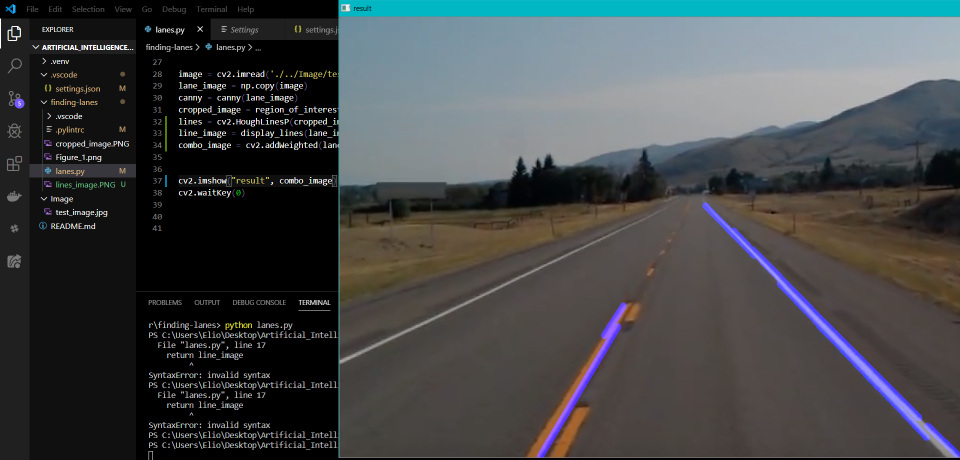
#> input picture finding-lanes/combo_image.PNG, 1920 x 920 px, given in place of test2.mp4, which was not available (shown at 1/2 size)
$ python lanes.py
#> lines starting #> are read from the running program, lines starting #| are printed output that depends on the picture; after the words box and inside, x2 and y2 are one past the last pixel; in counts of white or black regions, pixels touching at a corner belong together; pictures that were not available may be replaced by others from this repository, and a replacement may not be noted
#> further down, frame is the input picture: shape (920, 1920, 3); mean B, G, R 71.4, 70.1, 66.4
import cv2
import numpy as np

def make_points(image, line):
    slope, intercept = line
    y1 = int(image.shape[0])# bottom of the image
    y2 = int(y1*3/5)         # slightly lower than the middle
    x1 = int((y1 - intercept)/slope)
    x2 = int((y2 - intercept)/slope)
    return [[x1, y1, x2, y2]]

def average_slope_intercept(image, lines):
    left_fit    = []
    right_fit   = []
    if lines is None:
        return None
    for line in lines:
        for x1, y1, x2, y2 in line:
            fit = np.polyfit((x1,x2), (y1,y2), 1)
            slope = fit[0]
            intercept = fit[1]
            if slope < 0: # y is reversed in image
                left_fit.append((slope, intercept))
            else:
                right_fit.append((slope, intercept))
    # add more weight to longer lines
    left_fit_average  = np.average(left_fit, axis=0)
    right_fit_average = np.average(right_fit, axis=0)
    left_line  = make_points(image, left_fit_average)
    right_line = make_points(image, right_fit_average)
    averaged_lines = [left_line, right_line]
    return averaged_lines

def canny(img):
    gray = cv2.cvtColor(img, cv2.COLOR_RGB2GRAY)
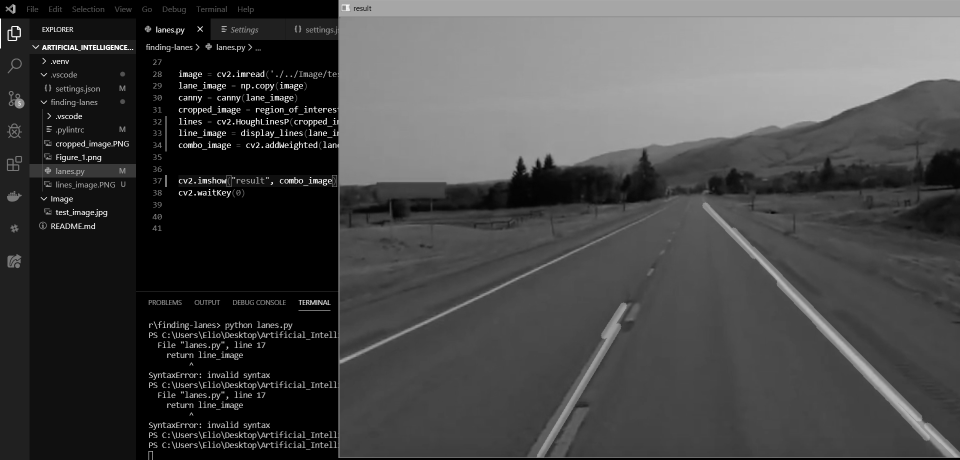
#> gray: shape (920, 1920) (shown at 1/2 size); min 0, max 255, mean 70
    kernel = 5
    blur = cv2.GaussianBlur(gray,(kernel, kernel),0)
    canny = cv2.Canny(gray, 50, 150)
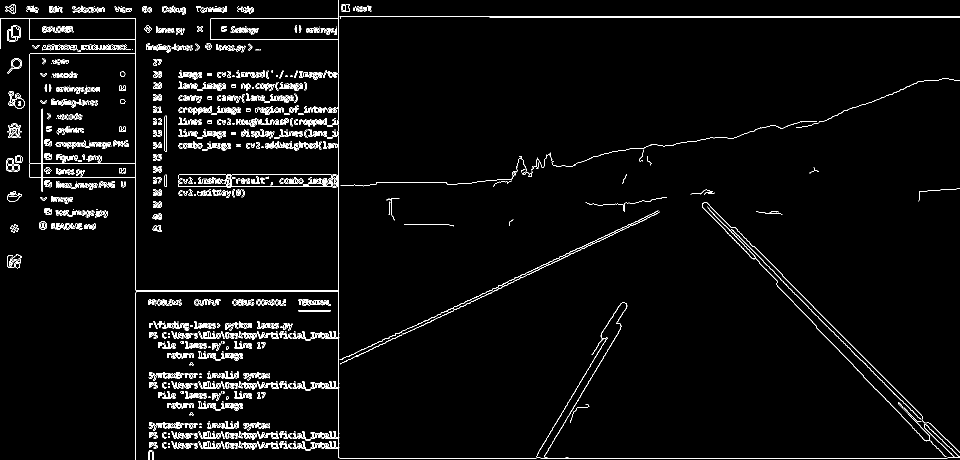
#> canny: shape (920, 1920) (shown at 1/2 size); 3.2% white in thin lines or dots
    return canny

def display_lines(img,lines):
    line_image = np.zeros_like(img)
    if lines is not None:
        for line in lines:
            for x1, y1, x2, y2 in line:
                cv2.line(line_image,(x1,y1),(x2,y2),(255,0,0),10)
    return line_image

def region_of_interest(canny):
    height = canny.shape[0]
#> height = 920
    width = canny.shape[1]
#> width = 1920
    mask = np.zeros_like(canny)

    triangle = np.array([[
    (200, height),
    (550, 250),
    (1100, height),]], np.int32)
#> triangle = [[200, 920], [550, 250], [1100, 920]]

    cv2.fillPoly(mask, triangle, 255)
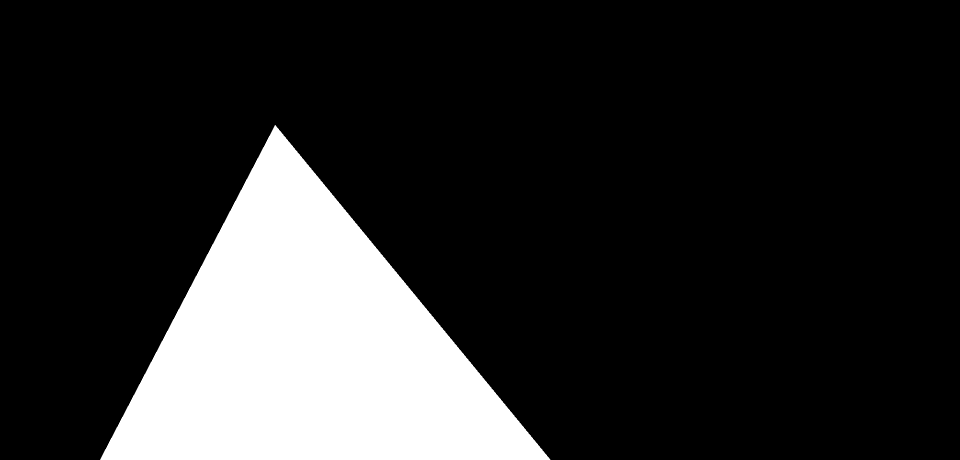
#> mask: shape (920, 1920) (shown at 1/2 size); 17.1% white; 1 white region, box (x1, y1, x2, y2) and area: (200, 250, 1101, 920) 302170
    masked_image = cv2.bitwise_and(canny, mask)
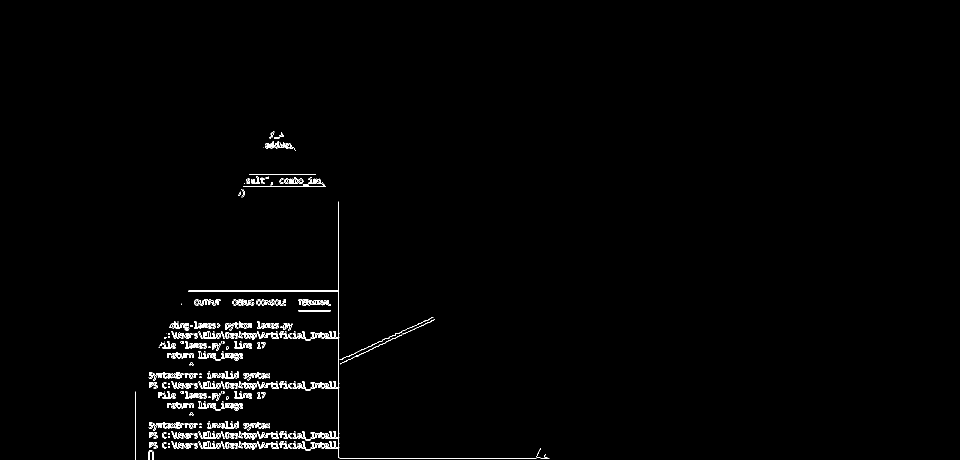
#> masked_image: shape (920, 1920) (shown at 1/2 size); 1% white in thin lines or dots, all inside (x1, y1, x2, y2) = (271, 263, 1099, 920)
    return masked_image


# [8 lines of commented-out code are left out]

cap = cv2.VideoCapture("test2.mp4")
while(cap.isOpened()):
    _, frame = cap.read()
    canny_image = canny(frame)
    cropped_canny = region_of_interest(canny_image)
    lines = cv2.HoughLinesP(cropped_canny, 2, np.pi/180, 100, np.array([]), minLineLength=40,maxLineGap=5)
#> lines = 128 rows, first 6: [676, 914, 676, 403], [679, 916, 1072, 916], [417, 767, 517, 767], [417, 668, 608, 668], [417, 868, 608, 868], [567, 676, 611, 676]
    averaged_lines = average_slope_intercept(frame, lines)
#> the loop in average_slope_intercept, `for line in lines:` made 128 passes
#> line on passes 1 to 12: [[676, 914, 676, 403]], [[679, 916, 1072, 916]], [[417, 767, 517, 767]], [[417, 668, 608, 668]], [[417, 868, 608, 868]], [[567, 676, 611, 676]], [[417, 887, 517, 887]], [[417, 892, 522, 892]], [[467, 671, 534, 671]], [[456, 895, 511, 895]], [[298, 848, 354, 848]], [[467, 771, 534, 771]]
#> after the loop in average_slope_intercept, `for line in lines:`: left_fit = 61 pairs, first value -0.466 to -2.86e-17, second value 359 to 1043.6; right_fit = 67 pairs, first value 8.28e-17 to 1.57, second value 329.2 to 891
#> in average_slope_intercept, `left_fit_average  = np.average(left_fit, axis=0)`: left_fit_average = [-0.0281, 782.3]
#> in average_slope_intercept, `right_fit_average = np.average(right_fit, axis=0)`: right_fit_average = [0.0434, 710.7]
#> in make_points, `slope, intercept = line`: slope = -0.0281; intercept = 782.3
#> in make_points, `x1 = int((y1 - intercept)/slope)`: x1 = -4897
#> in make_points, `x2 = int((y2 - intercept)/slope)`: x2 = 8192
#> in average_slope_intercept, `left_line  = make_points(image, left_fit_average)`: left_line = [[-4897, 920, 8192, 552]]
#> in average_slope_intercept, `right_line = make_points(image, right_fit_average)`: right_line = [[4818, 920, -3653, 552]]
#> in average_slope_intercept, `averaged_lines = [left_line, right_line]`: averaged_lines = [[[-4897, 920, 8192, 552]], [[4818, 920, -3653, 552]]]
    line_image = display_lines(frame, averaged_lines)
#> the loop in display_lines, `for line in lines:` made 2 passes
#> after the loop in display_lines, `for line in lines:`:
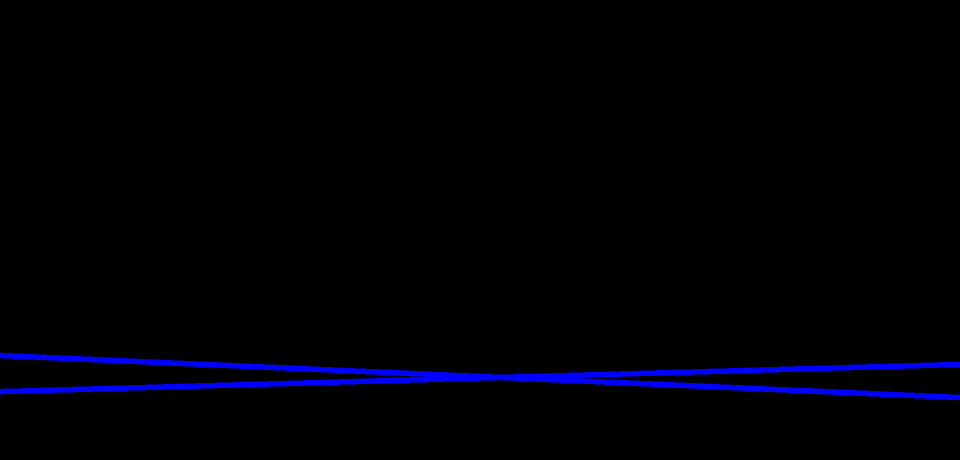
#> line_image: shape (920, 1920, 3) (shown at 1/2 size); mean of channels 0, 1, 2 5.9, 0, 0; drawn as B, G, R
    combo_image = cv2.addWeighted(frame, 0.8, line_image, 1, 1)
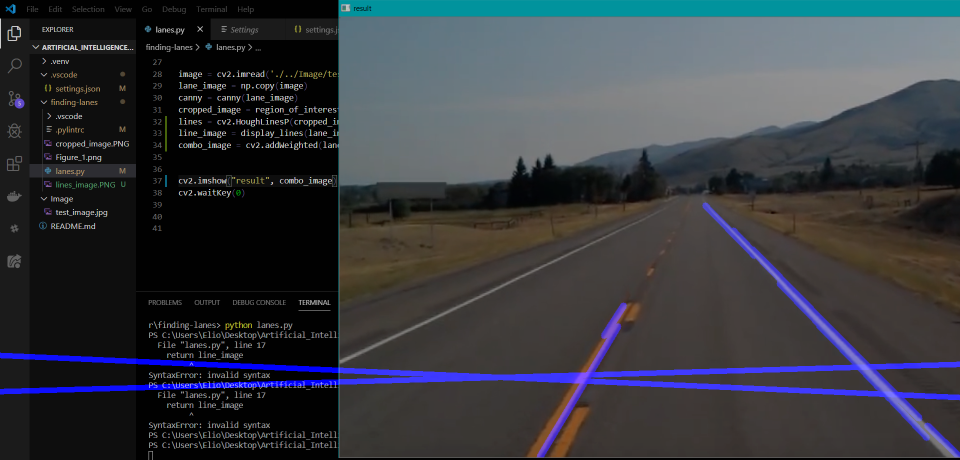
#> combo_image: shape (920, 1920, 3) (shown at 1/2 size); mean B, G, R 63, 57.1, 54.1
    cv2.imshow("result", combo_image)
    if cv2.waitKey(1) & 0xFF == ord('q'):
#> (key q is pressed here)
        break
cap.release()
cv2.destroyAllWindows()
